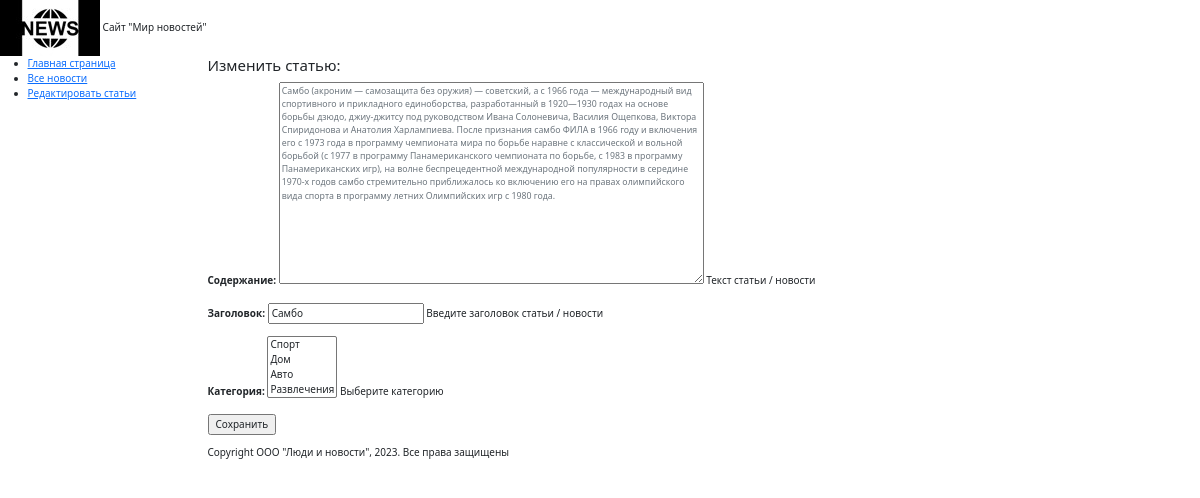
The app's page /news/1/update/ with its own data.
### catalog/models.py (models this page shows, shortened)
class Post(models.Model):
    author = models.ForeignKey('Author', on_delete=models.CASCADE,
                               help_text="Выберите автора новости/статьи",
                               verbose_name="Автор новости/статьи",
                               null=True)
    category = models.ManyToManyField('Category', through = 'PostCategory',
                                    help_text = "Выберите категорию",
                                    verbose_name = "Категория")
    rating = models.IntegerField(verbose_name = "Рейтинг статьи",
                                 default=0)
    name = models.CharField(max_length = 100,
                            help_text = "Введите заголовок статьи / новости",
                            verbose_name = "Заголовок статьи / новости")
    title = models.TextField(max_length = 1000,
                             help_text = "Текст статьи / новости",
                             verbose_name = "Текст статьи / новости",
                             blank=True)
    data = models.DateTimeField(auto_now_add = True)
    position = models.CharField(max_length = 2,
                            choices = POSITIONS,
                            default = notizia)

class Category(models.Model): # Категория
    name = models.CharField(max_length = 100,
                            help_text = "Введите категорию",
                            unique = True,
                            verbose_name = "Категория")
    def __str__(self):
        return self.name

### catalog/views.py (the view)
# urls.py: path('<int:pk>/update/', PostUpdate.as_view(), name='news-update'),
class PostUpdate(generic.UpdateView):
    form_class = PostForm
    model = Post
    template_name = 'editl.html'

### catalog/forms.py
class PostForm(forms.ModelForm):
    class Meta:
        model = Post
        fields = ['title', 'name', 'category']
        labels = {
            'title': 'Содержание',
            'name': 'Заголовок',
            'category': 'Категория'
        }
        widgets = {
            'title': forms.Textarea(attrs={'class': 'form-text', 'cols': 80, 'rows': 15}),
        }

### catalog/templates/editl.html (shortened to what this page needs)
{% extends "default.html" %}
{% block content %}
    <h4>Изменить статью:</h4>
        <form method="POST">
            {{ form.as_p }}
            <input type="submit" value="Сохранить">
        </form>
{% endblock %}

### records on screen
Post: title "Самбо (акроним — самозащита без оружия) — советский, а с 1966 года — международный вид спортивного и прикладного единоборства, разработанный в 1920—1930 годах на основе борьбы дзюдо, джиу-джитсу под руководством Ивана Солоневича, Василия Ощепкова, Виктора Спиридонова и Анатолия Харлампиева. После признания самбо ФИЛА в 1966 году и включения его с 1973 года в программу чемпионата мира по борьбе наравне с классической и вольной борьбой (с 1977 в программу Панамериканского чемпионата по борьбе, с 1983 в программу Панамериканских игр), на волне беспрецедентной международной популярности в середине 1970-х годов самбо стремительно приближалось ко включению его на правах олимпийского вида спорта в…", name "Самбо"
